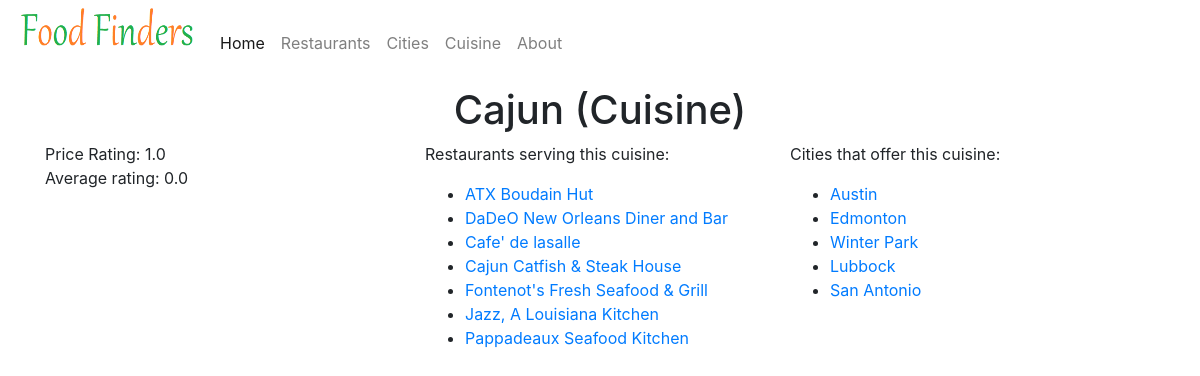
Page /cuisinetype/Cajun/ on the committed database.
### app/models.py (models this page shows)
class Cuisine(db.Model):
	__tablename__ = 'cuisine'
	name = db.Column(db.String(), primary_key = True) 		#For the time being, assume this is one word
	avg_price_rating = db.Column(db.String(), nullable = False)	#Avg the ratings
	avg_rating = db.Column(db.String(), nullable = False)			#Averag the ratings
	rest_id = db.Column(db.String(), nullable = False)
	rest_name = db.Column(db.String(), nullable = False)
	city = db.Column(db.String(), nullable = False)

class Restaurant(db.Model):
	__tablename__='restaurant'
	name = db.Column(db.String(), nullable = False)
	price_per_two = db.Column(db.String(), nullable = False)
	rating = db.Column(db.String(), nullable = False)
	city = db.Column(db.String(),  nullable = False)
	locality = db.Column(db.String(),  nullable = False)
	rest_id = db.Column(db.String(), primary_key = True)
	cuisine = db.Column(db.String(), nullable = True)
	state = db.Column(db.String(), nullable = True)
	address = db.Column(db.String(), nullable = True)
	menu = db.Column(db.String(), nullable = True)				#URL
	hours = db.Column(db.String(), nullable = True)
	coordinates = db.Column(db.String(), nullable = True)		#It looks like "x, y"
	price_rating = db.Column(db.String(), nullable = True)	#I'm guessing this is a 1-5 rating
	thumbnail_url = db.Column(db.String(), nullable = True)		#URL
	featured_image = db.Column(db.String(), nullable = True)	#URL For Zomato
	phone = db.Column(db.String(), nullable = True)

class City_Cuisine(db.Model):
	__tablename__ = 'city_cuisine'
	row_id = db.Column(db.Integer, primary_key = True)
	city_name = db.Column(db.String(80), nullable = False)
	cuisine_name = db.Column(db.String(80), nullable = False)

### app/routes.py (the view)
@app.route('/cuisinetype/<val>/')
def cuisinetype(val):
    cuisine = db.session.query(Cuisine).get(val)
    places = db.session.query(Establishment_Cuisine_Junct.rest_id)\
        .filter(Establishment_Cuisine_Junct.cuisine==val)
    places = [
		db.session.query(Restaurant).get(place_id[0]) for place_id in places
	]
    cities = db.session.query(City_Cuisine.city_name)\
        .filter(City_Cuisine.cuisine_name==val)
    cities = [x[0] for x in cities] # for some reason the query returns a list of tuples
    pop_cities = db.session.query(City_Popular_Cuisine_Junct.city_name)\
        .filter(City_Popular_Cuisine_Junct.cuisine==val)
    pop_cities = [x[0] for x in pop_cities] # for some reason the query returns a list of tuples
    cities = [x for x in cities if x not in pop_cities]
    return render_template('cuisine-instance.html', cuisine=cuisine, places=places, cities=cities, pop_cities=pop_cities)

### app/templates/cuisine-instance.html (shortened to what this page needs)
{% extends "base.html" %}
{% block content %}
<div class="container">
    <span class="text-center">
        <h1>{{cuisine.name}} (Cuisine)</h1>
    </span>
    <div class="row">
        <div class="col-4">
            <p>
                {% if cuisine.avg_price_rating %}
                Price Rating: {{cuisine.avg_price_rating}}<br>
                {% endif %}
                {% if cuisine.avg_rating %}
                Average rating: {{cuisine.avg_rating}}<br>
                {% endif %}
            </p>
        </div>
        <div class="col-4">
            {% if places %}
            <p>
                Restaurants serving this cuisine:
                <ul>
                    {% for place in places %}
                    <li><a href="{{url_for('restaurant', val=place.rest_id)}}">{{place.name}}</a></li>
                    {% endfor %}
                </ul>
            </p>
            {% endif %}
        </div>
        <div class="col4">
            {% if cities %}
            <p>
                Cities that offer this cuisine:
                <ul>
                    {% for city in cities %}
                    <li><a href="{{url_for('city', val=city)}}">{{city}}</a></li>
                    {% endfor %}
                </ul>
            </p>
            {% endif %}
        </div>
    </div>
    <br>
</div>
{% endblock %}

### rows in the picture
Cuisine: name "Cajun", avg_price_rating "1.0", avg_rating "0.0"
Restaurant: name "ATX Boudain Hut"
Restaurant: name "DaDeO New Orleans Diner and Bar"
Restaurant: name "Cafe' de lasalle"
Restaurant: name "Cajun Catfish & Steak House"
Restaurant: name "Fontenot's Fresh Seafood & Grill"
Restaurant: name "Jazz, A Louisiana Kitchen"
Restaurant: name "Pappadeaux Seafood Kitchen"
City_Cuisine: city_name "Austin"
City_Cuisine: city_name "Edmonton"
City_Cuisine: city_name "Winter Park"
City_Cuisine: city_name "Lubbock"
City_Cuisine: city_name "San Antonio"
